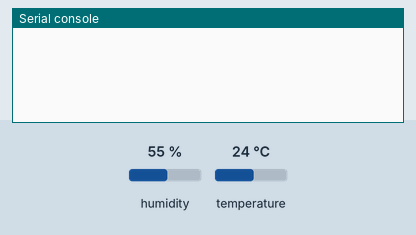
Simulated run of this program. Board: Raspberry Pi Pico running MicroPython. On the bench: the last lines printed to the serial console. Inputs (shaded band) come from the test bench; at power-on: humidity 55 %, temperature 24 °C.

Above: at 1.2 s.
1.3 s: humidity set to 22 %
At 3.5 s:
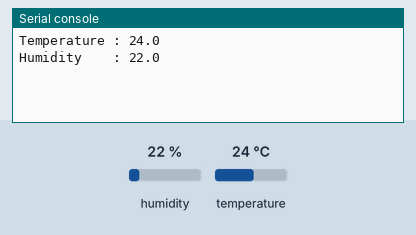
4.3 s: temperature set to 12 °C
At 6.8 s:
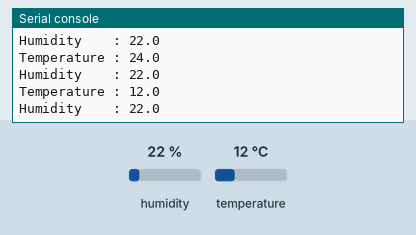
7.3 s: humidity set to 40 %
At 8.4 s:
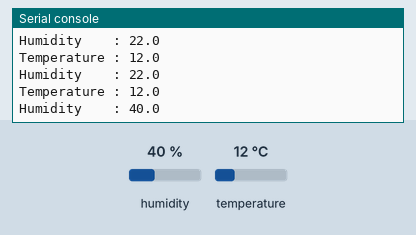

Measured:
- after the input at 1.3 s, the serial console: prints a new line after 0.73 s (image 1)
- after the input at 4.3 s, the serial console: prints a new line after 1.7 s (image 2)
- after the input at 7.3 s, the serial console: prints a new line after 0.74 s (image 3)

The program:

main.py
```python
from machine import Pin
import time
import dht

sensor = dht.DHT11(Pin(16))
initialtime= time.ticks_ms() #https://docs.micropython.org/en/latest/library/time.html

while True:
    try:
        currenttime= time.ticks_ms() #Every time it passes here, gets the current time
        if time.ticks_diff(time.ticks_ms(), initialtime) > 2000: # this IF will be true every 200 ms
            initialtime= time.ticks_ms() #update with the "current" time

            # The DHT11 returns at most one measurement every 1s
            sensor.measure()
            # Retrieves measurements from the sensor
            print(f"Temperature : {sensor.temperature():.1f}")
            print(f"Humidity    : {sensor.humidity():.1f}")
            # Transmits the temperature to the computer console
    except OSError as e:
        print('Failed reception')
        # If the Pi Pico 2 does not receive the measurements from the sensor
```
